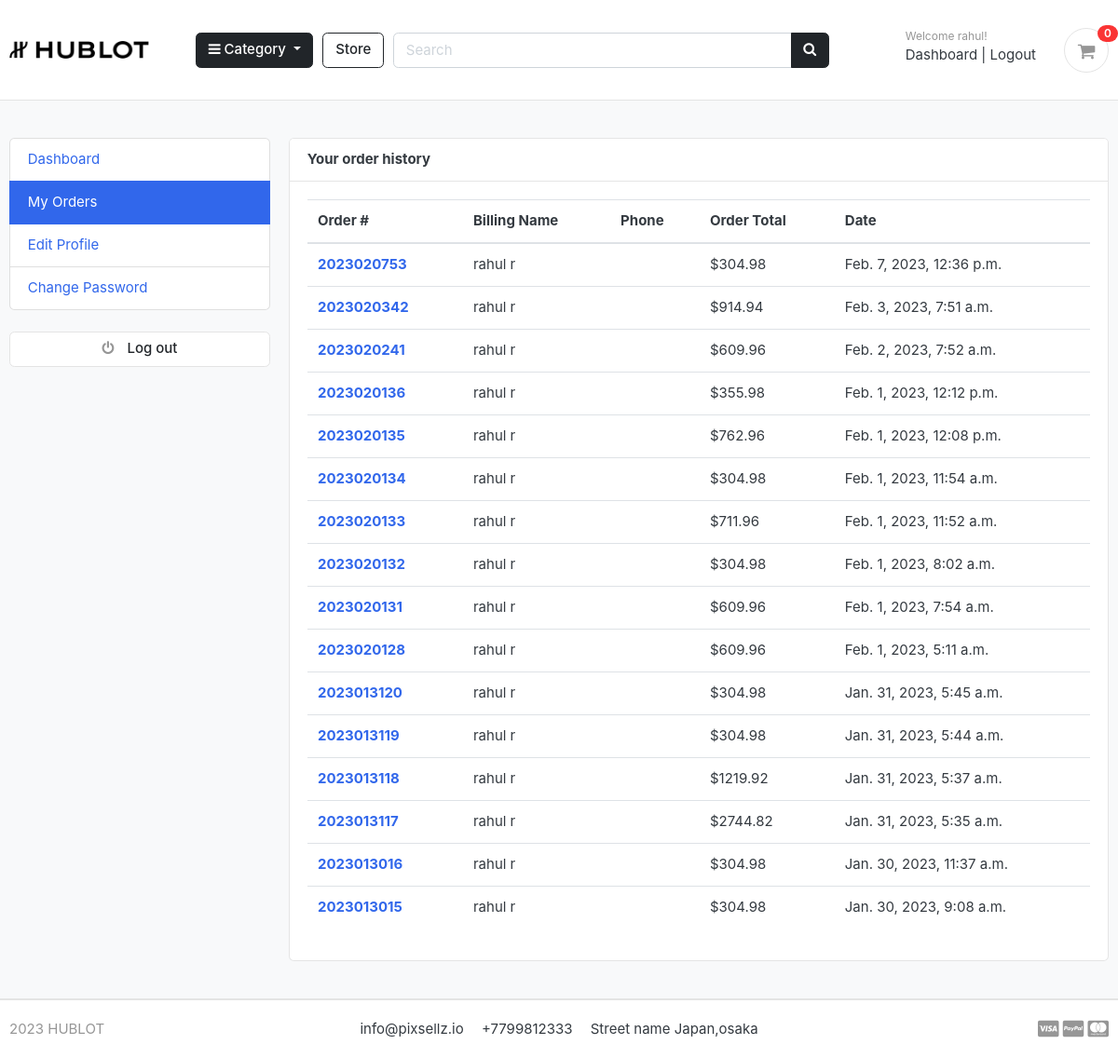
Before: /accounts/my_orders/ (signed in) with the older database file.
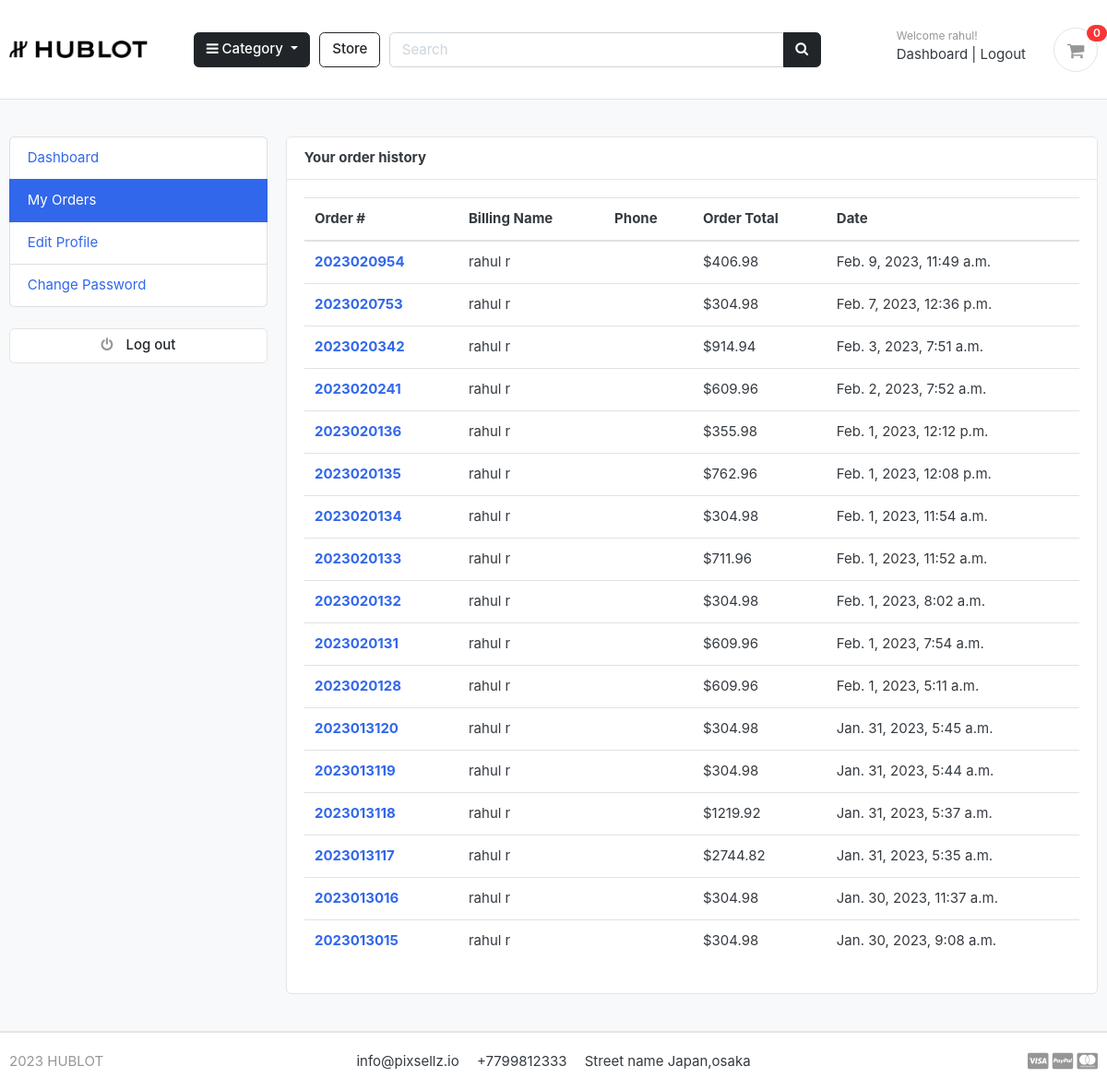
After: the same page with the newer database file.
### orders/models.py (models this page shows, shortened)
class Order(models.Model):
    STATUS = (
        ('Placed', u'Placed'),
        ('Delivered', u'Delivered'),
        ('Cancelled', u'Cancelled'),
        ('Returned', u'Returned')
    )
    user           = models.ForeignKey(Account, on_delete=models.SET_NULL, null=True)
    payment        = models.ForeignKey(
        Payment, on_delete=models.SET_NULL, blank=True, null=True)
    order_number   = models.CharField(max_length=20)
    address = models.ForeignKey(UserProfile,null=True,on_delete=models.CASCADE)
    order_note     = models.CharField(max_length=100, blank=True)
    order_total    = models.FloatField(null=True)
    tax            = models.FloatField(null=True)
    status         = models.CharField(max_length=10, choices=STATUS, default='Placed')
    ip             = models.CharField(blank=True, max_length=20)
    is_ordered     = models.BooleanField(default=False)
    created_at     = models.DateTimeField(auto_now_add=True)
    updated_at     = models.DateTimeField(auto_now=True)
    def full_name(self):
        return f'{self.user.first_name} {self.user.last_name}'

### accounts/models.py (models this page shows, shortened)
class Account(AbstractBaseUser):
    first_name = models.CharField(max_length=50)
    last_name  = models.CharField(max_length=50)
    username  = models.CharField(max_length=50, unique=True)
    email  = models.EmailField(max_length=100, unique=True)
    phone_number  = models.CharField(max_length=50)
    is_block      = models.BooleanField(default=False)
    date_joined   = models.DateTimeField(auto_now_add=True)
    last_login    = models.DateTimeField(auto_now_add=True)
    is_admin      = models.BooleanField(default=False)
    is_staff      = models.BooleanField(default=False)
    is_active     = models.BooleanField(default=False)
    is_superadmin = models.BooleanField(default=False)
    USERNAME_FIELD  = 'email'
    REQUIRED_FIELDS = ['username', 'first_name', 'last_name']
    objects = MyAccountManager()      #we need to tell Account that we are using myaccmanager

### accounts/views.py (the view)
# urls.py: path('my_orders/',views.my_orders, name='my_orders'),
@login_required(login_url='login')
def my_orders(request):
    orders = Order.objects.filter(user = request.user, is_ordered = True).order_by('-created_at')
    context = {
        'orders': orders,
    }
    return render(request, 'accounts/my_orders.html', context)

### cart/context_processors.py (called while the page is built)
def counter(request):
    cart_count = 0
    if 'admin' in request.path:
        return {}
    else:
        try:
            cart = Cart.objects.filter(cart_id=_cart_id(request))
            if request.user.is_authenticated:
                 cart_items = CartItem.objects.all().filter(user=request.user)
            else:
                 cart_items = CartItem.objects.all().filter(cart=cart[:1])
            for cart_item in cart_items:
                cart_count += cart_item.quantity
        except Cart.DoesNotExist:
            cart_count = 0
    return dict(cart_count=cart_count)

### cart/views.py (called while the page is built)
def _cart_id(request):
    cart     = request.session.session_key
    if not cart:
        cart = request.session.create()
    return cart

### category/context_processors.py (called while the page is built)
def menu_links(request):
    links = Category.objects.all()
    return dict(links=links)

### category/models.py (called while the page is built)
    def get_url(self):
            return reverse('products_by_category', args=[self.slug])

### templates/accounts/my_orders.html (shortened to what this page needs)
{% extends 'base.html' %}
{% block content %}
<section class="section-conten padding-y bg">
	<div class="container">
		<div class="row">
			{% include 'includes/dashboard_sidebar.html' %}
			<main class="col-md-9">
				<article class="card">
					<header class="card-header">
						<strong class="d-inline-block mr-3">Your order history</strong>
					</header>
					<div class="card-body">
						<div class="row">
                        <div class="col-md-12">
                            <table class="table table-hover">
                                <thead>
                                    <tr>
                                        <th scope="col">Order #</th>
                                        <th scope="col">Billing Name</th>
                                        <th scope="col">Phone</th>
                                        <th scope="col">Order Total</th>
                                        <th scope="col">Date</th>
                                    </tr>
                                </thead>
                                <tbody>
                                    {% for order in orders %}
                                    <tr>
                                        <th scope="row"><a
                                                href="{% url 'order_detail' order.order_number %}">{{order.order_number}}</a>
                                        </th>
                                        <td>{{order.full_name}}</td>
                                        <td>{{order.phone}}</td>
                                        <td>${{order.order_total}}</td>
                                        <td>{{order.created_at}}</td>
                                    </tr>
                                    {% endfor %}
                                </tbody>
                            </table>
						</div>
						</div>
					</div>
				</article>
			</main>
		</div>
	</div>
</section>
{% endblock %}

Changed rows visible on the page:
added Order: order_number "2023020954", full_name "rahul r", order_total "406.98", created_at "Feb. 9, 2023, 11:49 a.m."
